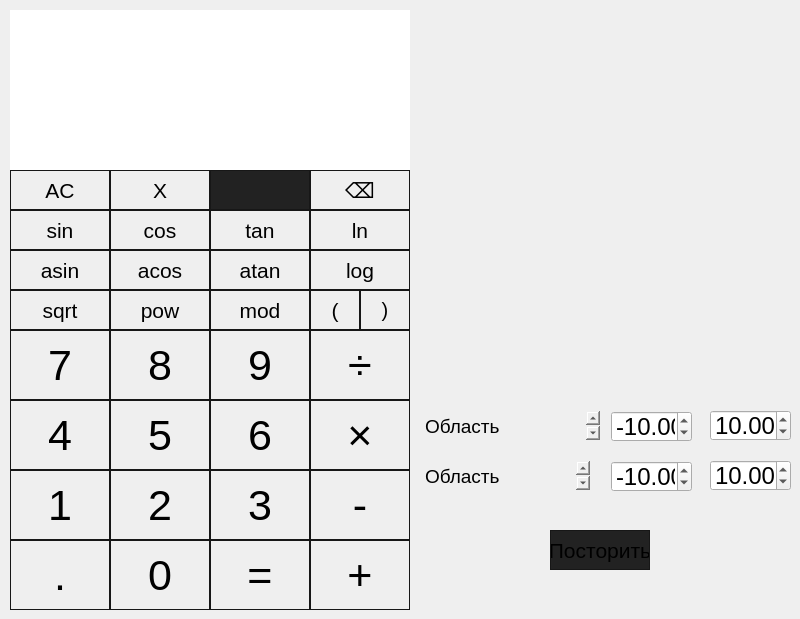
    <widget class="QWidget" name="tab_3">
     <attribute name="title">
      <string>Стандартный</string>
     </attribute>
     <widget class="QLineEdit" name="lineEdit_oi">
      <property name="geometry">
       <rect>
        <x>10</x>
        <y>10</y>
        <width>400</width>
        <height>161</height>
       </rect>
      </property>
      <property name="font">
       <font>
        <pointsize>32</pointsize>
       </font>
      </property>
      <property name="styleSheet">
       <string notr="true">border:1px;
border-color: rgb(3, 8, 51);
color: rgb(255, 255, 255);</string>
      </property>
      <property name="alignment">
       <set>Qt::AlignRight|Qt::AlignTrailing|Qt::AlignVCenter</set>
      </property>
     </widget>
     <widget class="QPushButton" name="pushButton_AC">
      <property name="geometry">
       <rect>
        <x>10</x>
        <y>170</y>
        <width>100</width>
        <height>40</height>
       </rect>
      </property>
      <property name="font">
       <font>
        <pointsize>16</pointsize>
       </font>
      </property>
      <property name="styleSheet">
       <string notr="true">QPushButton {
	border: 1px solid gray;
	border-color: rgb(23, 23, 23);
}

QPushButton:pressed {
    background-color:  rgb(118, 118, 118);
}</string>
      </property>
      <property name="text">
       <string>AC</string>
      </property>
     </widget>
     <widget class="QPushButton" name="pushButton_brc">
      <property name="geometry">
       <rect>
        <x>360</x>
        <y>290</y>
        <width>50</width>
        <height>40</height>
       </rect>
      </property>
      <property name="font">
       <font>
        <pointsize>15</pointsize>
       </font>
      </property>
      <property name="styleSheet">
       <string notr="true">QPushButton {
	border: 1px solid gray;
	border-color: rgb(23, 23, 23);
}

QPushButton:pressed {
    background-color:  rgb(118, 118, 118);
}</string>
      </property>
      <property name="text">
       <string>)</string>
      </property>
     </widget>
     <widget class="QPushButton" name="pushButton_X">
      <property name="geometry">
       <rect>
        <x>110</x>
        <y>170</y>
        <width>100</width>
        <height>40</height>
       </rect>
      </property>
      <property name="font">
       <font>
        <pointsize>16</pointsize>
       </font>
      </property>
      <property name="styleSheet">
       <string notr="true">QPushButton {
	border: 1px solid gray;
	border-color: rgb(23, 23, 23);
}

QPushButton:pressed {
    background-color:  rgb(118, 118, 118);
}</string>
      </property>
      <property name="text">
       <string>X</string>
      </property>
     </widget>
     <widget class="QPushButton" name="pushButton_del">
      <property name="geometry">
       <rect>
        <x>310</x>
        <y>170</y>
        <width>100</width>
        <height>40</height>
       </rect>
      </property>
      <property name="font">
       <font>
        <pointsize>16</pointsize>
       </font>
      </property>
      <property name="styleSheet">
       <string notr="true">QPushButton {
	border: 1px solid gray;
	border-color: rgb(23, 23, 23);
}

QPushButton:pressed {
    background-color:  rgb(118, 118, 118);
}</string>
      </property>
      <property name="text">
       <string>⌫</string>
      </property>
     </widget>
     <widget class="QPushButton" name="pushButton_ln">
      <property name="geometry">
       <rect>
        <x>310</x>
        <y>210</y>
        <width>100</width>
        <height>40</height>
       </rect>
      </property>
      <property name="font">
       <font>
        <pointsize>16</pointsize>
       </font>
      </property>
      <property name="styleSheet">
       <string notr="true">QPushButton {
	border: 1px solid gray;
	border-color: rgb(23, 23, 23);
}

QPushButton:pressed {
    background-color:  rgb(118, 118, 118);
}</string>
      </property>
      <property name="text">
       <string>ln</string>
      </property>
     </widget>
     <widget class="QPushButton" name="pushButton_sin">
      <property name="geometry">
       <rect>
        <x>10</x>
        <y>210</y>
        <width>100</width>
        <height>40</height>
       </rect>
      </property>
      <property name="font">
       <font>
        <pointsize>16</pointsize>
       </font>
      </property>
      <property name="styleSheet">
       <string notr="true">QPushButton {
	border: 1px solid gray;
	border-color: rgb(23, 23, 23);
}

QPushButton:pressed {
    background-color:  rgb(118, 118, 118);
}</string>
      </property>
      <property name="text">
       <string>sin</string>
      </property>
     </widget>
     <widget class="QPushButton" name="pushButton_tan">
      <property name="geometry">
       <rect>
        <x>210</x>
        <y>210</y>
        <width>100</width>
        <height>40</height>
       </rect>
      </property>
      <property name="font">
       <font>
        <pointsize>16</pointsize>
       </font>
      </property>
      <property name="styleSheet">
       <string notr="true">QPushButton {
	border: 1px solid gray;
	border-color: rgb(23, 23, 23);
}

QPushButton:pressed {
    background-color:  rgb(118, 118, 118);
}</string>
      </property>
      <property name="text">
       <string>tan</string>
      </property>
     </widget>
     <widget class="QPushButton" name="pushButton_cos">
      <property name="geometry">
       <rect>
        <x>110</x>
        <y>210</y>
        <width>100</width>
        <height>40</height>
       </rect>
      </property>
      <property name="font">
       <font>
        <pointsize>16</pointsize>
       </font>
      </property>
      <property name="styleSheet">
       <string notr="true">QPushButton {
	border: 1px solid gray;
	border-color: rgb(23, 23, 23);
}

QPushButton:pressed {
    background-color:  rgb(118, 118, 118);
}</string>
      </property>
      <property name="text">
       <string>cos</string>
      </property>
     </widget>
     <widget class="QPushButton" name="pushButton_log">
      <property name="geometry">
       <rect>
        <x>310</x>
        <y>250</y>
        <width>100</width>
        <height>40</height>
       </rect>
      </property>
      <property name="font">
       <font>
        <pointsize>16</pointsize>
       </font>
      </property>
      <property name="styleSheet">
       <string notr="true">QPushButton {
	border: 1px solid gray;
	border-color: rgb(23, 23, 23);
}

QPushButton:pressed {
    background-color:  rgb(118, 118, 118);
}</string>
      </property>
      <property name="text">
       <string>log</string>
      </property>
     </widget>
     <widget class="QPushButton" name="pushButton_atan">
      <property name="geometry">
       <rect>
        <x>210</x>
        <y>250</y>
        <width>100</width>
        <height>40</height>
       </rect>
      </property>
      <property name="font">
       <font>
        <pointsize>16</pointsize>
       </font>
      </property>
      <property name="styleSheet">
       <string notr="true">QPushButton {
	border: 1px solid gray;
	border-color: rgb(23, 23, 23);
}

QPushButton:pressed {
    background-color:  rgb(118, 118, 118);
}</string>
      </property>
      <property name="text">
       <string>atan</string>
      </property>
     </widget>
     <widget class="QPushButton" name="pushButton_acos">
      <property name="geometry">
       <rect>
        <x>110</x>
        <y>250</y>
        <width>100</width>
        <height>40</height>
       </rect>
      </property>
      <property name="font">
       <font>
        <pointsize>16</pointsize>
       </font>
      </property>
      <property name="styleSheet">
       <string notr="true">QPushButton {
	border: 1px solid gray;
	border-color: rgb(23, 23, 23);
}

QPushButton:pressed {
    background-color:  rgb(118, 118, 118);
}</string>
      </property>
      <property name="text">
       <string>acos</string>
      </property>
     </widget>
     <widget class="QPushButton" name="pushButton_asin">
      <property name="geometry">
       <rect>
        <x>10</x>
        <y>250</y>
        <width>100</width>
        <height>40</height>
       </rect>
      </property>
      <property name="font">
       <font>
        <pointsize>16</pointsize>
       </font>
      </property>
      <property name="styleSheet">
       <string notr="true">QPushButton {
	border: 1px solid gray;
	border-color: rgb(23, 23, 23);
}

QPushButton:pressed {
    background-color:  rgb(118, 118, 118);
}</string>
      </property>
      <property name="text">
       <string>asin</string>
      </property>
     </widget>
     <widget class="QPushButton" name="pushButton_mod">
      <property name="geometry">
       <rect>
        <x>210</x>
        <y>290</y>
        <width>100</width>
        <height>40</height>
       </rect>
      </property>
      <property name="font">
       <font>
        <pointsize>16</pointsize>
       </font>
      </property>
      <property name="styleSheet">
       <string notr="true">QPushButton {
	border: 1px solid gray;
	border-color: rgb(23, 23, 23);
}

QPushButton:pressed {
    background-color:  rgb(118, 118, 118);
}</string>
      </property>
      <property name="text">
       <string>mod</string>
      </property>
     </widget>
     <widget class="QPushButton" name="pushButton_pow">
      <property name="geometry">
       <rect>
        <x>110</x>
        <y>290</y>
        <width>100</width>
        <height>40</height>
       </rect>
      </property>
      <property name="font">
       <font>
        <pointsize>16</pointsize>
       </font>
      </property>
      <property name="styleSheet">
       <string notr="true">QPushButton {
	border: 1px solid gray;
	border-color: rgb(23, 23, 23);
}

QPushButton:pressed {
    background-color:  rgb(118, 118, 118);
}</string>
      </property>
      <property name="text">
       <string>pow</string>
      </property>
     </widget>
     <widget class="QPushButton" name="pushButton_sqrt">
      <property name="geometry">
       <rect>
        <x>10</x>
        <y>290</y>
        <width>100</width>
        <height>40</height>
       </rect>
      </property>
      <property name="font">
       <font>
        <pointsize>16</pointsize>
       </font>
      </property>
      <property name="styleSheet">
       <string notr="true">QPushButton {
	border: 1px solid gray;
	border-color: rgb(23, 23, 23);
}

QPushButton:pressed {
    background-color:  rgb(118, 118, 118);
}</string>
      </property>
      <property name="text">
       <string>sqrt</string>
      </property>
     </widget>
     <widget class="QPushButton" name="pushButton_bro">
      <property name="geometry">
       <rect>
        <x>310</x>
        <y>290</y>
        <width>50</width>
        <height>40</height>
       </rect>
      </property>
      <property name="font">
       <font>
        <pointsize>16</pointsize>
       </font>
      </property>
      <property name="styleSheet">
       <string notr="true">QPushButton {
	border: 1px solid gray;
	border-color: rgb(23, 23, 23);
}

QPushButton:pressed {
    background-color:  rgb(118, 118, 118);
}</string>
      </property>
      <property name="text">
       <string>(</string>
      </property>
     </widget>
     <widget class="QPushButton" name="pushButton_div">
      <property name="geometry">
       <rect>
        <x>310</x>
        <y>330</y>
        <width>100</width>
        <height>70</height>
       </rect>
      </property>
      <property name="font">
       <font>
        <pointsize>32</pointsize>
       </font>
      </property>
      <property name="styleSheet">
       <string notr="true">QPushButton {
	border: 1px solid gray;
	border-color: rgb(23, 23, 23);
}

QPushButton:pressed {
    background-color:  rgb(118, 118, 118);
}</string>
      </property>
      <property name="text">
       <string>÷</string>
      </property>
     </widget>
     <widget class="QPushButton" name="pushButton_09">
      <property name="geometry">
       <rect>
        <x>210</x>
        <y>330</y>
        <width>100</width>
        <height>70</height>
       </rect>
      </property>
      <property name="font">
       <font>
        <pointsize>32</pointsize>
       </font>
      </property>
      <property name="styleSheet">
       <string notr="true">QPushButton {
	border: 1px solid gray;
	border-color: rgb(23, 23, 23);
}

QPushButton:pressed {
    background-color:  rgb(118, 118, 118);
}</string>
      </property>
      <property name="text">
       <string>9</string>
      </property>
     </widget>
     <widget class="QPushButton" name="pushButton_08">
      <property name="geometry">
       <rect>
        <x>110</x>
        <y>330</y>
        <width>100</width>
        <height>70</height>
       </rect>
      </property>
      <property name="font">
       <font>
        <pointsize>32</pointsize>
       </font>
      </property>
      <property name="styleSheet">
       <string notr="true">QPushButton {
	border: 1px solid gray;
	border-color: rgb(23, 23, 23);
}

QPushButton:pressed {
    background-color:  rgb(118, 118, 118);
}</string>
      </property>
      <property name="text">
       <string>8</string>
      </property>
     </widget>
     <widget class="QPushButton" name="pushButton_07">
      <property name="geometry">
       <rect>
        <x>10</x>
        <y>330</y>
        <width>100</width>
        <height>70</height>
       </rect>
      </property>
      <property name="font">
       <font>
        <pointsize>32</pointsize>
       </font>
      </property>
      <property name="styleSheet">
       <string notr="true">QPushButton {
	border: 1px solid gray;
	border-color: rgb(23, 23, 23);
}

QPushButton:pressed {
    background-color:  rgb(118, 118, 118);
}</string>
      </property>
      <property name="text">
       <string>7</string>
      </property>
     </widget>
     <widget class="QPushButton" name="pushButton_mult">
      <property name="geometry">
       <rect>
        <x>310</x>
        <y>400</y>
        <width>100</width>
        <height>70</height>
       </rect>
      </property>
      <property name="font">
       <font>
        <pointsize>32</pointsize>
       </font>
      </property>
      <property name="styleSheet">
       <string notr="true">QPushButton {
	border: 1px solid gray;
	border-color: rgb(23, 23, 23);
}

QPushButton:pressed {
    background-color:  rgb(118, 118, 118);
}</string>
      </property>
      <property name="text">
       <string>×</string>
      </property>
     </widget>
     <widget class="QPushButton" name="pushButton_06">
      <property name="geometry">
       <rect>
        <x>210</x>
        <y>400</y>
        <width>100</width>
        <height>70</height>
       </rect>
      </property>
      <property name="font">
       <font>
        <pointsize>32</pointsize>
       </font>
      </property>
      <property name="styleSheet">
       <string notr="true">QPushButton {
	border: 1px solid gray;
	border-color: rgb(23, 23, 23);
}

QPushButton:pressed {
    background-color:  rgb(118, 118, 118);
}</string>
      </property>
      <property name="text">
       <string>6</string>
      </property>
     </widget>
     <widget class="QPushButton" name="pushButton_05">
      <property name="geometry">
       <rect>
        <x>110</x>
        <y>400</y>
        <width>100</width>
        <height>70</height>
       </rect>
      </property>
      <property name="font">
       <font>
        <pointsize>32</pointsize>
       </font>
      </property>
      <property name="styleSheet">
       <string notr="true">QPushButton {
	border: 1px solid gray;
	border-color: rgb(23, 23, 23);
}

QPushButton:pressed {
    background-color:  rgb(118, 118, 118);
}</string>
      </property>
      <property name="text">
       <string>5</string>
      </property>
     </widget>
     <widget class="QPushButton" name="pushButton_4">
      <property name="geometry">
       <rect>
        <x>10</x>
        <y>400</y>
        <width>100</width>
        <height>70</height>
       </rect>
      </property>
      <property name="font">
       <font>
        <pointsize>32</pointsize>
       </font>
      </property>
      <property name="styleSheet">
       <string notr="true">QPushButton {
	border: 1px solid gray;
	border-color: rgb(23, 23, 23);
}

QPushButton:pressed {
    background-color:  rgb(118, 118, 118);
}</string>
      </property>
      <property name="text">
       <string>4</string>
      </property>
     </widget>
     <widget class="QPushButton" name="pushButton_minus">
      <property name="geometry">
       <rect>
        <x>310</x>
        <y>470</y>
        <width>100</width>
        <height>70</height>
       </rect>
      </property>
      <property name="font">
       <font>
        <pointsize>32</pointsize>
       </font>
      </property>
      <property name="styleSheet">
       <string notr="true">QPushButton {
	border: 1px solid gray;
	border-color: rgb(23, 23, 23);
}

QPushButton:pressed {
    background-color:  rgb(118, 118, 118);
}</string>
      </property>
      <property name="text">
       <string>-</string>
      </property>
     </widget>
     <widget class="QPushButton" name="pushButton_3">
      <property name="geometry">
       <rect>
        <x>210</x>
        <y>470</y>
        <width>100</width>
        <height>70</height>
       </rect>
      </property>
      <property name="font">
       <font>
        <pointsize>32</pointsize>
       </font>
      </property>
      <property name="styleSheet">
       <string notr="true">QPushButton {
	border: 1px solid gray;
	border-color: rgb(23, 23, 23);
}

QPushButton:pressed {
    background-color:  rgb(118, 118, 118);
}</string>
      </property>
      <property name="text">
       <string>3</string>
      </property>
     </widget>
     <widget class="QPushButton" name="pushButton_2">
      <property name="geometry">
       <rect>
        <x>110</x>
        <y>470</y>
        <width>100</width>
        <height>70</height>
       </rect>
      </property>
      <property name="font">
       <font>
        <pointsize>32</pointsize>
       </font>
      </property>
      <property name="styleSheet">
       <string notr="true">QPushButton {
	border: 1px solid gray;
	border-color: rgb(23, 23, 23);
}

QPushButton:pressed {
    background-color:  rgb(118, 118, 118);
}</string>
      </property>
      <property name="text">
       <string>2</string>
      </property>
     </widget>
     <widget class="QPushButton" name="pushButton_1">
      <property name="geometry">
       <rect>
        <x>10</x>
        <y>470</y>
        <width>100</width>
        <height>70</height>
       </rect>
      </property>
      <property name="font">
       <font>
        <pointsize>32</pointsize>
       </font>
      </property>
      <property name="styleSheet">
       <string notr="true">QPushButton {
	border: 1px solid gray;
	border-color: rgb(23, 23, 23);
}

QPushButton:pressed {
    background-color:  rgb(118, 118, 118);
}</string>
      </property>
      <property name="text">
       <string>1</string>
      </property>
     </widget>
     <widget class="QPushButton" name="pushButton_plus">
      <property name="geometry">
       <rect>
        <x>310</x>
        <y>540</y>
        <width>100</width>
        <height>70</height>
       </rect>
      </property>
      <property name="font">
       <font>
        <pointsize>32</pointsize>
       </font>
      </property>
      <property name="styleSheet">
       <string notr="true">QPushButton {
	border: 1px solid gray;
	border-color: rgb(23, 23, 23);
}

QPushButton:pressed {
    background-color:  rgb(118, 118, 118);
}</string>
      </property>
      <property name="text">
       <string>+</string>
      </property>
     </widget>
     <widget class="QPushButton" name="pushButton_eq">
      <property name="geometry">
       <rect>
        <x>210</x>
        <y>540</y>
        <width>100</width>
        <height>70</height>
       </rect>
      </property>
      <property name="font">
       <font>
        <pointsize>32</pointsize>
       </font>
      </property>
      <property name="styleSheet">
       <string notr="true">QPushButton {
	border: 1px solid gray;
	border-color: rgb(23, 23, 23);
}

QPushButton:pressed {
    background-color:  rgb(118, 118, 118);
}</string>
      </property>
      <property name="text">
       <string>=</string>
      </property>
     </widget>
     <widget class="QPushButton" name="pushButton_0">
      <property name="geometry">
       <rect>
        <x>110</x>
        <y>540</y>
        <width>100</width>
        <height>70</height>
       </rect>
      </property>
      <property name="font">
       <font>
        <pointsize>32</pointsize>
       </font>
      </property>
      <property name="styleSheet">
       <string notr="true">QPushButton {
	border: 1px solid gray;
	border-color: rgb(23, 23, 23);
}

QPushButton:pressed {
    background-color:  rgb(118, 118, 118);
}</string>
      </property>
      <property name="text">
       <string>0</string>
      </property>
     </widget>
     <widget class="QPushButton" name="pushButton_dot">
      <property name="geometry">
       <rect>
        <x>10</x>
        <y>540</y>
        <width>100</width>
        <height>70</height>
       </rect>
      </property>
      <property name="font">
       <font>
        <pointsize>32</pointsize>
       </font>
      </property>
      <property name="styleSheet">
       <string notr="true">QPushButton {
	border: 1px solid gray;
	border-color: rgb(23, 23, 23);
}

QPushButton:pressed {
    background-color:  rgb(118, 118, 118);
}</string>
      </property>
      <property name="text">
       <string>.</string>
      </property>
     </widget>
     <widget class="QLineEdit" name="lineEdit_X_value">
      <property name="geometry">
       <rect>
        <x>210</x>
        <y>170</y>
        <width>100</width>
        <height>40</height>
       </rect>
      </property>
      <property name="font">
       <font>
        <pointsize>16</pointsize>
       </font>
      </property>
      <property name="styleSheet">
       <string notr="true">border: 1px solid gray;
border-color: rgb(23, 23, 23);
background-color: rgb(34, 34, 34);
color: rgb(255, 255, 255);</string>
      </property>
     </widget>
     <widget class="QCustomPlot" name="graf" native="true">
      <property name="geometry">
       <rect>
        <x>420</x>
        <y>9</y>
        <width>371</width>
        <height>361</height>
       </rect>
      </property>
     </widget>
     <widget class="QTextEdit" name="textEdit">
      <property name="geometry">
       <rect>
        <x>420</x>
        <y>410</y>
        <width>181</width>
        <height>31</height>
       </rect>
      </property>
      <property name="styleSheet">
       <string notr="true">background-color: rgba(255, 255, 255, 0);</string>
      </property>
      <property name="html">
       <string>&lt;!DOCTYPE HTML PUBLIC &quot;-//W3C//DTD HTML 4.0//EN&quot; &quot;http://www.w3.org/TR/REC-html40/strict.dtd&quot;&gt;
&lt;html&gt;&lt;head&gt;&lt;meta name=&quot;qrichtext&quot; content=&quot;1&quot; /&gt;&lt;meta charset=&quot;utf-8&quot; /&gt;&lt;style type=&quot;text/css&quot;&gt;
p, li { white-space: pre-wrap; }
&lt;/style&gt;&lt;/head&gt;&lt;body style=&quot; font-family:'.AppleSystemUIFont'; font-size:13pt; font-weight:400; font-style:normal;&quot;&gt;
&lt;p style=&quot; margin-top:0px; margin-bottom:0px; margin-left:0px; margin-right:0px; -qt-block-indent:0; text-indent:0px;&quot;&gt;&lt;span style=&quot; font-size:14pt;&quot;&gt;Область определения (X)&lt;/span&gt;&lt;/p&gt;&lt;/body&gt;&lt;/html&gt;</string>
      </property>
     </widget>
     <widget class="QTextEdit" name="textEdit_2">
      <property name="geometry">
       <rect>
        <x>420</x>
        <y>460</y>
        <width>171</width>
        <height>31</height>
       </rect>
      </property>
      <property name="styleSheet">
       <string notr="true">background-color: rgba(255, 255, 255, 0);</string>
      </property>
      <property name="html">
       <string>&lt;!DOCTYPE HTML PUBLIC &quot;-//W3C//DTD HTML 4.0//EN&quot; &quot;http://www.w3.org/TR/REC-html40/strict.dtd&quot;&gt;
&lt;html&gt;&lt;head&gt;&lt;meta name=&quot;qrichtext&quot; content=&quot;1&quot; /&gt;&lt;meta charset=&quot;utf-8&quot; /&gt;&lt;style type=&quot;text/css&quot;&gt;
p, li { white-space: pre-wrap; }
&lt;/style&gt;&lt;/head&gt;&lt;body style=&quot; font-family:'.AppleSystemUIFont'; font-size:13pt; font-weight:400; font-style:normal;&quot;&gt;
&lt;p style=&quot; margin-top:0px; margin-bottom:0px; margin-left:0px; margin-right:0px; -qt-block-indent:0; text-indent:0px;&quot;&gt;&lt;span style=&quot; font-size:14pt;&quot;&gt;Область значения (Y)&lt;/span&gt;&lt;/p&gt;&lt;/body&gt;&lt;/html&gt;</string>
      </property>
     </widget>
     <widget class="QDoubleSpinBox" name="SpinBox_minX">
      <property name="geometry">
       <rect>
        <x>611</x>
        <y>411</y>
        <width>81</width>
        <height>31</height>
       </rect>
      </property>
      <property name="font">
       <font>
        <pointsize>18</pointsize>
       </font>
      </property>
      <property name="minimum">
       <double>-10000000000000000000000.000000000000000</double>
      </property>
      <property name="maximum">
       <double>1000000000000000013287555072.000000000000000</double>
      </property>
      <property name="value">
       <double>-10.000000000000000</double>
      </property>
     </widget>
     <widget class="QDoubleSpinBox" name="SpinBox_maxX">
      <property name="geometry">
       <rect>
        <x>710</x>
        <y>410</y>
        <width>81</width>
        <height>31</height>
       </rect>
      </property>
      <property name="font">
       <font>
        <pointsize>18</pointsize>
       </font>
      </property>
      <property name="minimum">
       <double>-9999999999999999493871352970740188669636450110134100730839040.000000000000000</double>
      </property>
      <property name="maximum">
       <double>1000000000000000043845843045076197354634047651840.000000000000000</double>
      </property>
      <property name="value">
       <double>10.000000000000000</double>
      </property>
     </widget>
     <widget class="QDoubleSpinBox" name="SpinBox_minY">
      <property name="geometry">
       <rect>
        <x>611</x>
        <y>461</y>
        <width>81</width>
        <height>31</height>
       </rect>
      </property>
      <property name="font">
       <font>
        <pointsize>18</pointsize>
       </font>
      </property>
      <property name="minimum">
       <double>-10000000000000000139372116959414099130712064.000000000000000</double>
      </property>
      <property name="maximum">
       <double>99999999999999999322094867436162797646170844194406400.000000000000000</double>
      </property>
      <property name="value">
       <double>-10.000000000000000</double>
      </property>
     </widget>
     <widget class="QDoubleSpinBox" name="SpinBox_maxY">
      <property name="geometry">
       <rect>
        <x>710</x>
        <y>460</y>
        <width>81</width>
        <height>31</height>
       </rect>
      </property>
      <property name="font">
       <font>
        <pointsize>18</pointsize>
       </font>
      </property>
      <property name="minimum">
       <double>-1000000000000000043845843045076197354634047651840.000000000000000</double>
      </property>
      <property name="maximum">
       <double>100000000000000003502199685943161173046080317798311825604870144.000000000000000</double>
      </property>
      <property name="value">
       <double>10.000000000000000</double>
      </property>
     </widget>
     <widget class="QPushButton" name="pushButton_makeGraph">
      <property name="geometry">
       <rect>
        <x>550</x>
        <y>530</y>
        <width>100</width>
        <height>40</height>
       </rect>
      </property>
      <property name="font">
       <font>
        <pointsize>16</pointsize>
       </font>
      </property>
      <property name="styleSheet">
       <string notr="true">QPushButton {
	border: 1px solid gray;
	border-color: rgb(23, 23, 23);
	background-color: rgb(34, 34, 34);
}

QPushButton:pressed {
    background-color:  rgb(118, 118, 118);
}</string>
      </property>
      <property name="text">
       <string>Посторить</string>
      </property>
     </widget>
    </widget>
